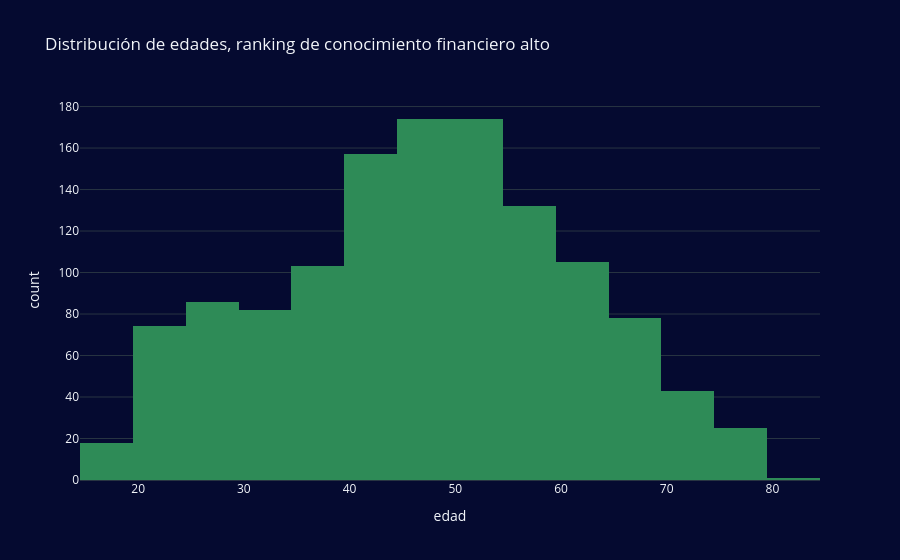

Notebook cell for this chart:
### Code cell
## gráfico

fig_hist_alto = px.histogram(
    df_alto,
    x="edad",
    nbins=20,
    color_discrete_sequence=["seagreen"],
    title="Distribución de edades, ranking de conocimiento financiero alto",
)
fig_hist_alto.show()

### Figure 1 — Plotly figure (JSON) as saved in the notebook; plotly's stock layout.template omitted (floating-point values rounded to 4 significant figures; data arrays with more than 128 entries replaced by an {"elided": "..."} marker saying what was removed)
{"data": [{"alignmentgroup": "True", "bingroup": "x", "hovertemplate": "edad=%{x}<br>count=%{y}<extra></extra>", "legendgroup": "", "marker": {"color": "seagreen", "pattern": {"shape": ""}}, "name": "", "nbinsx": 20, "offsetgroup": "", "orientation": "v", "showlegend": false, "type": "histogram", "x": {"elided": "1252 int values"}, "xaxis": "x", "yaxis": "y"}], "layout": {"barmode": "relative", "legend": {"tracegroupgap": 0}, "title": {"text": "Distribución de edades, ranking de conocimiento financiero alto"}, "xaxis": {"anchor": "y", "domain": [0, 1], "title": {"text": "edad"}}, "yaxis": {"anchor": "x", "domain": [0, 1], "title": {"text": "count"}}}}
